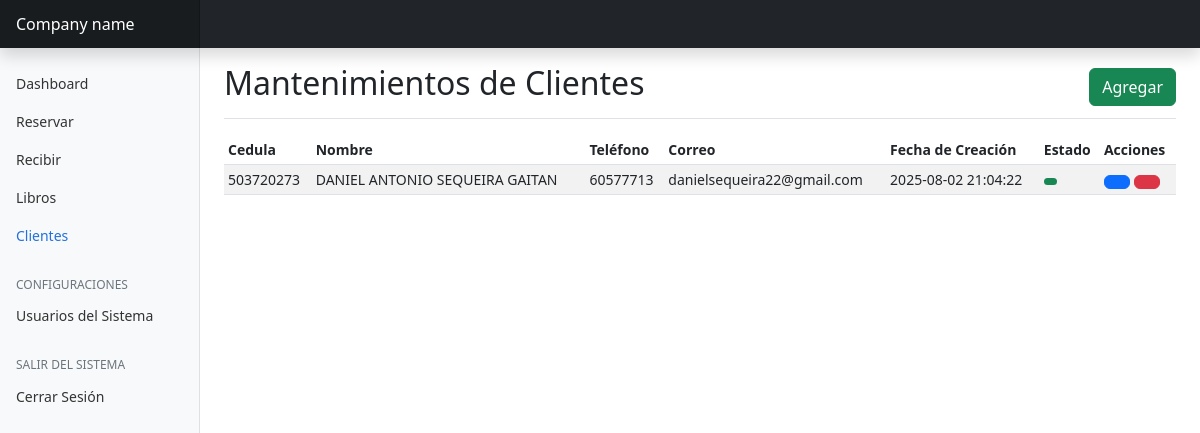
Screenshot of /pages/clientes.php (signed in) with the database file from the repository.
### tables this page shows
CREATE TABLE `cliente` (
  `id` int(11) NOT NULL,
  `cedula` int(11) NOT NULL,
  `nombre` varchar(128) NOT NULL,
  `telefono` varchar(64) NOT NULL,
  `correo` varchar(128) NOT NULL,
  `fecha_creacion` datetime NOT NULL DEFAULT current_timestamp(),
  `estado` tinyint(1) NOT NULL COMMENT '1=activo, 0=inactivo'
);

### pages/clientes.php (the view, shortened to what this page needs)
<?php
require '../system/session.php';
require '../layout/header.php';
?>
<div class="d-flex justify-content-between flex-wrap flex-md-nowrap align-items-center pt-3 pb-2 mb-3 border-bottom">
    <h1 class="h2">Mantenimientos de Clientes</h1>
    <div class="btn-toolbar mb-2 mb-md-0">
        <button type="button" class="btn btn-success" data-bs-toggle="modal" data-bs-target="#addModal">
            Agregar
        </button>
    </div>
</div>
<div class="table-responsive">
    <table class="table table-striped table-sm">
        <thead>
            <tr>
                <th scope="col">Cedula</th>
                <th scope="col">Nombre</th>
                <th scope="col">Teléfono</th>
                <th scope="col">Correo</th>
                <th scope="col">Fecha de Creación</th>
                <th scope="col">Estado</th>
                <th scope="col">Acciones</th>
            </tr>
        </thead>
        <tbody>
            <?php
            $clientes = mysqli_query($conn, "SELECT * FROM cliente WHERE estado != 0 ORDER BY nombre ASC");
            if(mysqli_num_rows($clientes)==0){
                echo "<tr><td colspan='7' class='text-center'>No hay clientes registrados.</td></tr>";
            }else{
                foreach ($clientes as $cliente) {
                    $estado_color = $cliente['estado'] == 1 ? 'success' : 'danger';
                    $estado_nombre = $cliente['estado'] == 1 ? '<span data-feather="check-circle" class="align-text-bottom"></span>'
                        : '<span data-feather="clock" class="align-text-bottom"></span>';
                    echo "<tr id=\"cliente-{$cliente['id']}\">
                                        <td>{$cliente['cedula']}</td>
                                        <td>{$cliente['nombre']}</td>
                                        <td>{$cliente['telefono']}</td>
                                        <td>{$cliente['correo']}</td>
                                        <td>{$cliente['fecha_creacion']}</td>
                                        <td><span class=\"badge text-bg-$estado_color\">$estado_nombre</span></td>
                                        <td>
                                            <button onclick='editarCliente({$cliente['id']})' class='btn btn-primary'><span data-feather=\"edit\" class=\"align-text-bottom\"></span></button>
                                            <button onclick='eliminarCliente({$cliente['id']})' class='btn btn-danger'><span data-feather=\"trash\" class=\"align-text-bottom\"></span></button>
                                        </td>
                                    </tr>";
                }
            }
            ?>
        </tbody>
    </table>
<?php
require '../layout/footer.php';

### css/dashboard.css (style rules this page uses)
body { font-size: .875rem; }

### rows the page displays
cliente: cedula "503720273", nombre "DANIEL ANTONIO SEQUEIRA GAITAN", telefono "60577713", correo "danielsequeira22@gmail.com", fecha_creacion "2025-08-02 21:04:22", estado 1 (drawn)
